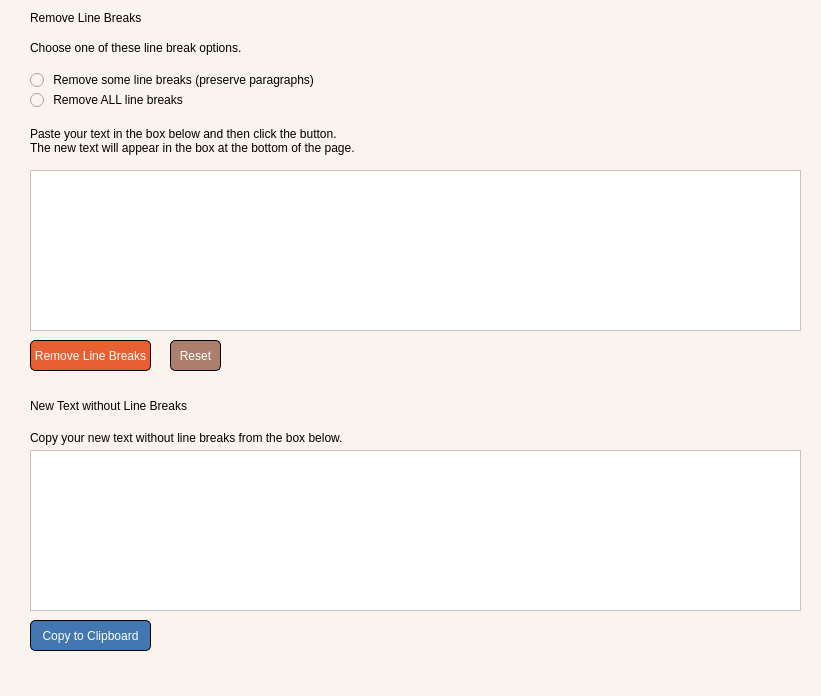
<?xml version="1.0" encoding="UTF-8"?>
<ui version="4.0">
 <class>MainWindow</class>
 <widget class="QMainWindow" name="MainWindow">
  <property name="geometry">
   <rect>
    <x>0</x>
    <y>0</y>
    <width>821</width>
    <height>696</height>
   </rect>
  </property>
  <property name="windowTitle">
   <string>MainWindow</string>
  </property>
  <property name="styleSheet">
   <string notr="true">background-color: rgb(251, 243, 237);</string>
  </property>
  <widget class="QWidget" name="centralwidget">
   <widget class="QLabel" name="label">
    <property name="geometry">
     <rect>
      <x>30</x>
      <y>10</y>
      <width>171</width>
      <height>16</height>
     </rect>
    </property>
    <property name="styleSheet">
     <string notr="true">font: 700 12pt &quot;Calibri&quot;;</string>
    </property>
    <property name="text">
     <string>Remove Line Breaks</string>
    </property>
   </widget>
   <widget class="QLabel" name="label_2">
    <property name="geometry">
     <rect>
      <x>30</x>
      <y>40</y>
      <width>301</width>
      <height>16</height>
     </rect>
    </property>
    <property name="text">
     <string>Choose one of these line break options.</string>
    </property>
   </widget>
   <widget class="QRadioButton" name="r_btn_paragraph">
    <property name="geometry">
     <rect>
      <x>30</x>
      <y>70</y>
      <width>301</width>
      <height>20</height>
     </rect>
    </property>
    <property name="text">
     <string> Remove some line breaks (preserve paragraphs)</string>
    </property>
   </widget>
   <widget class="QRadioButton" name="r_btn_line">
    <property name="geometry">
     <rect>
      <x>30</x>
      <y>90</y>
      <width>291</width>
      <height>20</height>
     </rect>
    </property>
    <property name="text">
     <string> Remove ALL line breaks</string>
    </property>
   </widget>
   <widget class="QLabel" name="label_3">
    <property name="geometry">
     <rect>
      <x>30</x>
      <y>120</y>
      <width>341</width>
      <height>41</height>
     </rect>
    </property>
    <property name="text">
     <string>Paste your text in the box below and then click the button.
The new text will appear in the box at the bottom of the page.</string>
    </property>
   </widget>
   <widget class="QPushButton" name="btn_remove_line">
    <property name="geometry">
     <rect>
      <x>30</x>
      <y>340</y>
      <width>121</width>
      <height>31</height>
     </rect>
    </property>
    <property name="styleSheet">
     <string notr="true">background-color: rgb(232, 96, 50);
color: rgb(255, 255, 255);
border-radius: 5px; 
font: 700 9pt &quot;Segoe UI&quot;;
border: 1px solid black;</string>
    </property>
    <property name="text">
     <string>Remove Line Breaks</string>
    </property>
   </widget>
   <widget class="QPushButton" name="btn_reset">
    <property name="geometry">
     <rect>
      <x>170</x>
      <y>340</y>
      <width>51</width>
      <height>31</height>
     </rect>
    </property>
    <property name="styleSheet">
     <string notr="true">color: rgb(255, 255, 255);
border-radius: 5px; 
font: 700 9pt &quot;Segoe UI&quot;;
border: 1px solid black;
background-color: rgb(172,126, 108);</string>
    </property>
    <property name="text">
     <string>Reset</string>
    </property>
   </widget>
   <widget class="QPushButton" name="btn_copy">
    <property name="geometry">
     <rect>
      <x>30</x>
      <y>620</y>
      <width>121</width>
      <height>31</height>
     </rect>
    </property>
    <property name="styleSheet">
     <string notr="true">color: rgb(255, 255, 255);
border-radius: 5px; 
font: 700 9pt &quot;Segoe UI&quot;;
border: 1px solid black;
background-color: rgb(66, 119, 178);</string>
    </property>
    <property name="text">
     <string>Copy to Clipboard</string>
    </property>
   </widget>
   <widget class="QLabel" name="label_4">
    <property name="geometry">
     <rect>
      <x>30</x>
      <y>390</y>
      <width>231</width>
      <height>31</height>
     </rect>
    </property>
    <property name="styleSheet">
     <string notr="true">font: 700 12pt &quot;Calibri&quot;;</string>
    </property>
    <property name="text">
     <string>New Text without Line Breaks</string>
    </property>
   </widget>
   <widget class="QLabel" name="label_5">
    <property name="geometry">
     <rect>
      <x>30</x>
      <y>430</y>
      <width>401</width>
      <height>16</height>
     </rect>
    </property>
    <property name="text">
     <string>Copy your new text without line breaks from the box below.</string>
    </property>
   </widget>
   <widget class="QTextEdit" name="txt_input">
    <property name="geometry">
     <rect>
      <x>30</x>
      <y>170</y>
      <width>771</width>
      <height>161</height>
     </rect>
    </property>
    <property name="styleSheet">
     <string notr="true">background-color: rgb(255, 255, 255);</string>
    </property>
   </widget>
   <widget class="QTextEdit" name="txt_result">
    <property name="geometry">
     <rect>
      <x>30</x>
      <y>450</y>
      <width>771</width>
      <height>161</height>
     </rect>
    </property>
    <property name="styleSheet">
     <string notr="true">background-color: rgb(255, 255, 255);</string>
    </property>
   </widget>
  </widget>
  <widget class="QMenuBar" name="menubar">
   <property name="geometry">
    <rect>
     <x>0</x>
     <y>0</y>
     <width>821</width>
     <height>22</height>
    </rect>
   </property>
  </widget>
  <widget class="QStatusBar" name="statusbar"/>
 </widget>
 <resources/>
 <connections/>
</ui>
